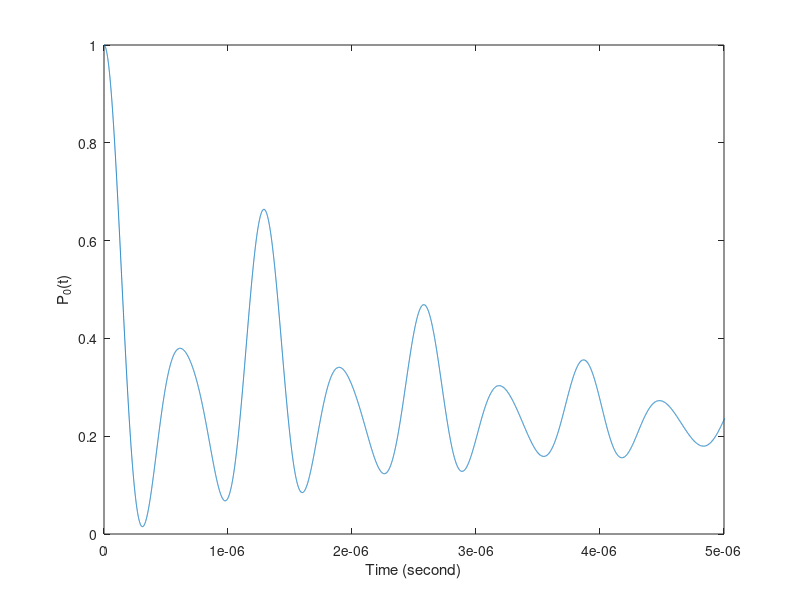
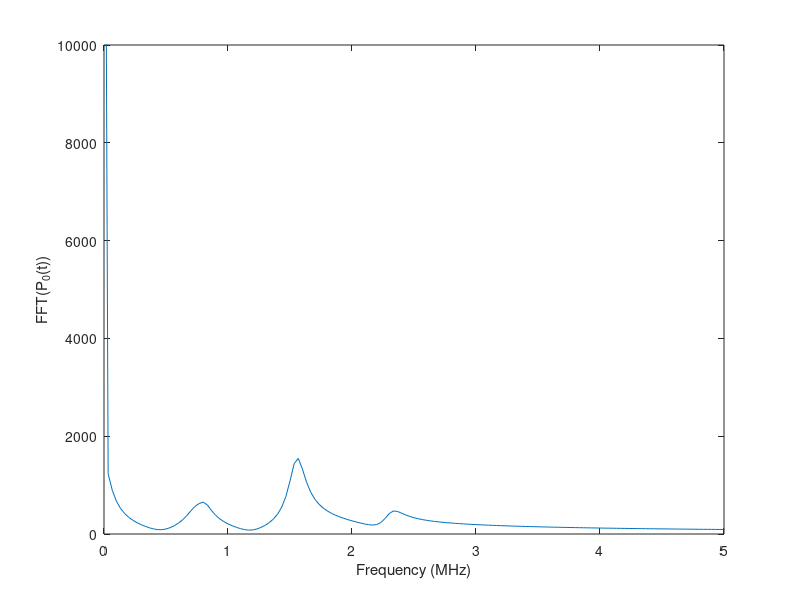

Reproduce these figures in MATLAB, in order.
clear
% variables
N = 100000;
n = 3;
t = linspace(0,30e-6,N);
dt = t(2)-t(1);
hbar = 1.05457182e-34;
Omega = 2*pi*1e+6;
C_6 = 2*pi*516e9;
lattice_constant = 6.6;
d13 = lattice_constant*sqrt(2);
d12 = lattice_constant;

% Matrices and constant
Sx = [0,1;1,0];
sz = [1,0;0,-1];
gamma = 2*pi*30*1e3;
F = sqrt(gamma/2)*sz;
I = [1,0;0,1];
P = [1,0;0,0];

% Van der-Waals interaction 
U_matrix = zeros(8,8);
U12 = C_6/d12^6;
U23 = U12;
U13 = C_6/d13^6;
U_matrix(7,7) = U12;
U_matrix(4,4) = U23;
U_matrix(6,6) = U13;
U_matrix(8,8) = U13 + U23 + U12;

%Hamiltonian
H = hbar*Omega*(kron(kron(Sx,P),I) + kron(kron(P,Sx),P) + kron(kron(I,P),Sx))/2 + hbar*U_matrix;

% rho
rho = zeros(size(H,1),size(H,2)); % rho_t 2^N_atom, 2^N_atom 
rho(1,1) = 1;

% Linbladian

L1 = kron(kron(F,I),I);
L2 = kron(kron(I,F),I);
L3 = kron(kron(I,I),F); 
L0 = L1 + L2 + L3;

%the equation
% rho_dot = @(t,rho) (-sqrt(-1)/hbar)*(H.*rho-rho.*H);   
dt=t(2)-t(1);

for i=1:N
    % {L'*L, rho}
    A1 = L1'*L1*rho + rho*L1'*L1;
    A2 = L2'*L2*rho + rho*L2'*L2;
    A3 = L3'*L3*rho + rho*L3'*L3;

    % Linblad Ind and C 
    L_ind = L1*rho*L1' + L2*rho*L2' + L3*rho*L3' - 1/2*(A1 + A2 + A3);
    L_c = L0*rho*L0' - 1/2*(L0'*L0*rho + rho*L0'*L0);
    % Runge-Kutta
    rho_dot = @(t,rho) (-sqrt(-1)/hbar)*(H*rho-rho*H) + L_ind + L_c;

    k_1 = rho_dot(t(i),rho);
    k_2 = rho_dot(t(i)+0.5*dt,rho+0.5*dt*k_1);
    k_3 = rho_dot((t(i)+0.5*dt),(rho+0.5*dt*k_2));
    k_4 = rho_dot((t(i)+dt),(rho+k_3*dt));
    rho = rho + (1/6)*(k_1+2*k_2+2*k_3+k_4)*dt;
    prob_0(i)=rho(1,1);
end

% plot 
figure
plot(t,prob_0)
xlim([0 5e-6])
xlabel('Time (second)')
ylabel('P_0(t)')

% fft
spectrum_dynamics=fftshift(fft(prob_0));
fs=1/dt;
w = (-N/2:N/2-1)*(fs/N);
figure
plot(w/1e6,abs(spectrum_dynamics))
xlabel('Frequency (MHz)')
ylabel('FFT(P_0(t))')
xlim([0 5])
ylim([0 1e4])